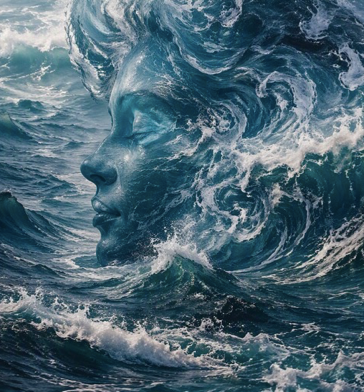
#> input picture src/assets/images/landing/poems_landing.png, 364 x 392 px
$ python -i prepare_images.py   (imports and definitions only)
#> lines starting #> are read from the running program, lines starting #| are printed output that depends on the picture
#> further down, picture is the input picture: PIL image 364x392 RGBA; mean R, G, B, A 76.1, 102.3, 115.5, 255
#!/usr/bin/env python3
"""Recorta al area de dibujo las ilustraciones que acompañan a los poemas.

Muchas de las imagenes de partida son capturas de pagina de otras ediciones:
llevan un marco blanco y, a menudo, la cabecera y el folio impresos dentro del
propio archivo ("EL HORIZONTE INTERIOR   EL RELOJERO   2"). Este script
localiza el rectangulo de dibujo y lo extrae, de modo que al libro solo entre
la ilustracion.

El detector estima el color de fondo de la pagina mirando los cuatro bordes y
marca como "dibujo" las filas y columnas en las que casi todos los pixeles se
apartan de ese fondo. Una linea de texto de cabecera no llega a esa densidad y
queda fuera; el bloque de dibujo, que es macizo, si la alcanza.
"""
from __future__ import annotations

import json
import sys
from collections import Counter
from pathlib import Path

from PIL import Image, ImageChops, ImageFilter

ROOT = Path(__file__).resolve().parents[2]
OUT = ROOT / "edicion_poesia" / "imagenes"

# Sitio donde dejar caer una lámina repintada. Si aquí hay un fichero con el id
# de la lámina (poema_frialdad2.png, libro1.jpg, lo que sea), se usa ese en
# lugar del de SOURCES y no se le busca recuadro: se da por hecho que ya viene
# limpio, sin cabecera ni folio impresos encima.
OVERRIDES = ROOT / "edicion_poesia" / "originales"
OVERRIDE_EXT = (".png", ".jpg", ".jpeg", ".webp", ".tif", ".tiff")

# id logico -> fichero de origen.
#
# Para cada poema se usa la ilustracion que muestra la web en la seccion de
# poesia (src/assets/images/poemas/, segun el mapa de IllustrationViewer.tsx).
# Los seis poemas de "Los ultimos libros" no tienen imagen propia en la web y
# se toman de la edicion ilustrada; el de "Lo que no cabe en un reloj" no tiene
# ilustracion en ninguna edicion y toma una lamina de la edicion en tapa dura.
SOURCES = {
    # la portada es la imagen de la seccion de poesia de la web
    "portada": "src/assets/images/landing/poems_landing.png",
    # libro primero: La arquitectura con un hueco
    "poema_arq1": "src/assets/images/poemas/el_archivista.png",
    "poema_arq2": "src/assets/images/poemas/el_relojero.png",
    "poema_arq3": "src/assets/images/poemas/el_luthier.png",
    "poema_arq4": "src/assets/images/poemas/la_cancion.png",
    "poema_arq5": "src/assets/images/poemas/clean_poema_arq1.png",
    "poema_arq6": "src/assets/images/poemas/clean_poema_arq2.png",
    "poema_arq7": "src/assets/images/poemas/clean_poema_arq3.png",
    "poema_arq8": "src/assets/images/poemas/clean_poema_arq4.png",
    "poema_burbuja": "edicion_ilustrada/images/poema_burbuja.jpg",
    # libro segundo: La frialdad de una ciudad apagada
    "poema_frialdad1": "src/assets/images/poemas/clean_frialdad_eco.jpg",
    "poema_frialdad2": "src/assets/images/poemas/clean_frialdad_muerte.jpg",
    "poema_frialdad3": "src/assets/images/poemas/clean_frialdad_vuelta.jpg",
    "poema_frialdad4": "src/assets/images/poemas/clean_frialdad_ciber.jpg",
    "poema_frialdad5": "src/assets/images/poemas/clean_frialdad_salida.jpg",
    "poema_frialdad6": "src/assets/images/poemas/clean_frialdad_montse.jpg",
    # libro tercero: Los ultimos libros
    "poema_camara_reloj": "edicion_tapadura/laminas/cap2.jpg",
    "poema_camara_espejo": "edicion_ilustrada/images/poema_espejo.jpg",
    "poema_camara_manos": "edicion_ilustrada/images/poema_manos.jpg",
    "poema_camara_coro": "edicion_ilustrada/images/poema_coro.jpg",
    "poema_camara_vecinos": "edicion_ilustrada/images/poema_vecinos.jpg",
    "poema_camara_cueva": "edicion_ilustrada/images/poema_cueva.jpg",
    # cierre
    "poema_glosario": "src/assets/images/poemas/clean_poema_glosario.png",
}

# Imagenes que ya son solo dibujo: no se les busca recuadro.
NO_CROP = {
    "portada",
    "poema_camara_reloj",
    "poema_frialdad1",
    "poema_frialdad2",
    "poema_frialdad3",
    "poema_frialdad4",
    "poema_frialdad5",
    "poema_frialdad6",
}

# Recortes fijos, en fraccion del lado, para las paginas cuyo dibujo ocupa todo
# el papel y lleva la cabecera impresa encima: ahi no hay margen que detectar.
MANUAL = {
    # el glosario es una pagina crema entera; se le quita la banda del titulo
    "poema_glosario": (0.0, 0.095, 1.0, 1.0),
}

# Cuanto debe apartarse un pixel del fondo para contar como dibujo. Las
# capturas que traen sombra de maqueta necesitan mas margen: la sombra es un
# gris claro que, con la tolerancia normal, se cuela dentro del recorte.
TOL = 8
TOL_OVERRIDE: dict[str, int] = {}

# Caja en la que build_interior.py coloca las laminas a pagina completa, en
# pulgadas, y resolucion a la que se quiere que queden una vez colocadas.
PLATE_W_IN = 4.85
PLATE_H_IN = 7.80
PLATE_RATIO = PLATE_W_IN / PLATE_H_IN
TARGET_DPI = 300

# Como poner de pie las laminas que vienen apaisadas. Una imagen apaisada en
# una caja vertical solo llena un tercio de la pagina; puesta de pie, la llena
# entera. Dos maneras, segun lo que aguante cada dibujo:
#
#   ("giro", -90)       gira la imagen entera un cuarto de vuelta. No se pierde
#                       nada, pero solo vale cuando el dibujo no tiene un
#                       arriba claro: una veta de madera, un yeso, un cristal
#                       empanado. Una silla o una bombilla giradas quedan
#                       tumbadas.
#   ("recorte", 0.45)   recorta a la proporcion de la caja conservando la
#                       vertical. El numero dice por donde: 0 es pegado a la
#                       izquierda, 0,5 el centro, 1 la derecha. Se pierde
#                       ancho, asi que se elige el encuadre que deja al sujeto
#                       entero y centrado.
ORIENT = {
    # libro primero
    "poema_arq5": ("recorte", 0.50),        # la burbuja, entre las dos manos
    "poema_arq6": ("recorte", 0.45),        # el remero, con el remo entrando en el agua
    # libro segundo
    "poema_frialdad1": ("giro", -90),       # el cable baja y muere en el punto
    "poema_frialdad2": ("recorte", 0.50),   # la silla, sobre el agujero negro
    "poema_frialdad3": ("giro", -90),       # la llave, con el ojo arriba
    "poema_frialdad4": ("recorte", 0.50),   # la bombilla, colgando del borde
    "poema_frialdad5": ("recorte", 0.50),   # la pastilla, grande y centrada
    "poema_frialdad6": ("giro", -90),       # el cristal empanado, pura textura
    # cierre
    "poema_glosario": ("recorte", 0.50),    # la pagina de objetos
}
DENSITY = 0.80  # fraccion de la fila o columna que debe ser dibujo


# [52 lines left out: functions _longest_true_run, content_box, to_portrait, not called in this run]


def to_print_size(im: Image.Image) -> Image.Image:
    """Sube la imagen hasta los 300 ppp que pide KDP al tamaño en que se coloca.

    Los originales rondan los mil pixeles de lado, asi que a pagina completa se
    quedan entre 115 y 285 ppp. Ampliar no inventa detalle, pero evita que el
    revisor de KDP marque la pagina y, sobre todo, deja la interpolacion en
    nuestras manos —Lanczos con una mascara de enfoque suave y un grano muy
    fino— en lugar de en las del RIP de la imprenta.
    """
    w, h = im.size
#> w = 364; h = 392
    fit = min(PLATE_W_IN / w, PLATE_H_IN / h)   # pulgadas por pixel al colocarla
#> fit = 0.0133
    factor = fit * TARGET_DPI
#> factor = 4
    if factor <= 1.01:
        return im
    target_h = round(h * factor)
#> target_h = 1567
    while im.height < target_h:
        step = min(2.0, target_h / im.height)
        im = im.resize((round(im.width * step), round(im.height * step)), Image.LANCZOS)
        im = im.filter(ImageFilter.UnsharpMask(radius=1.5, percent=50, threshold=3))
#> this loop made 2 passes
#> pass 2, in to_print_size, `im = im.resize((round(im.width * step), round(im.height * step)), Imag..`:
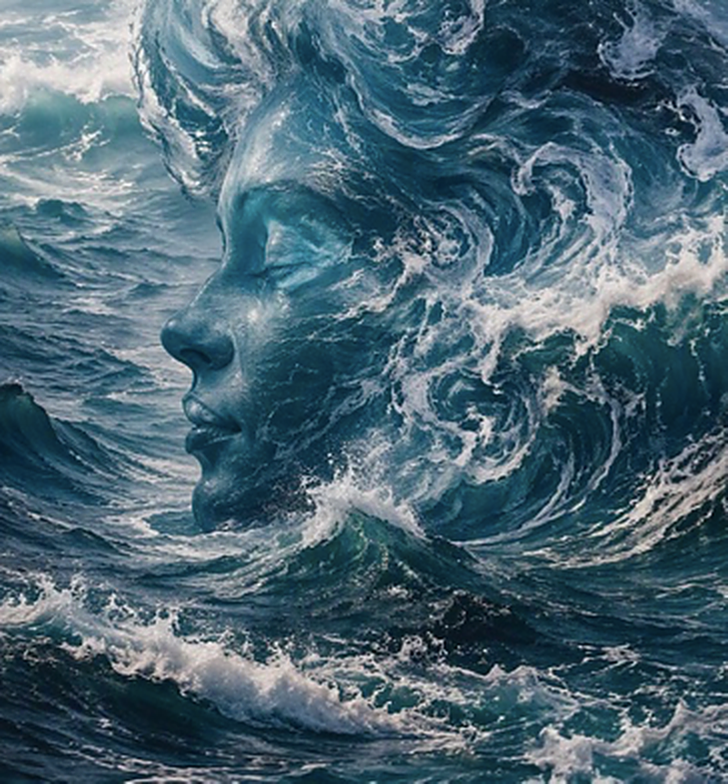
#> im: PIL image 1455x1567 RGBA (shown at 1/2 size); mean R, G, B, A 76.2, 102.3, 115.6, 255
    noise = Image.effect_noise(im.size, 6).convert("L")
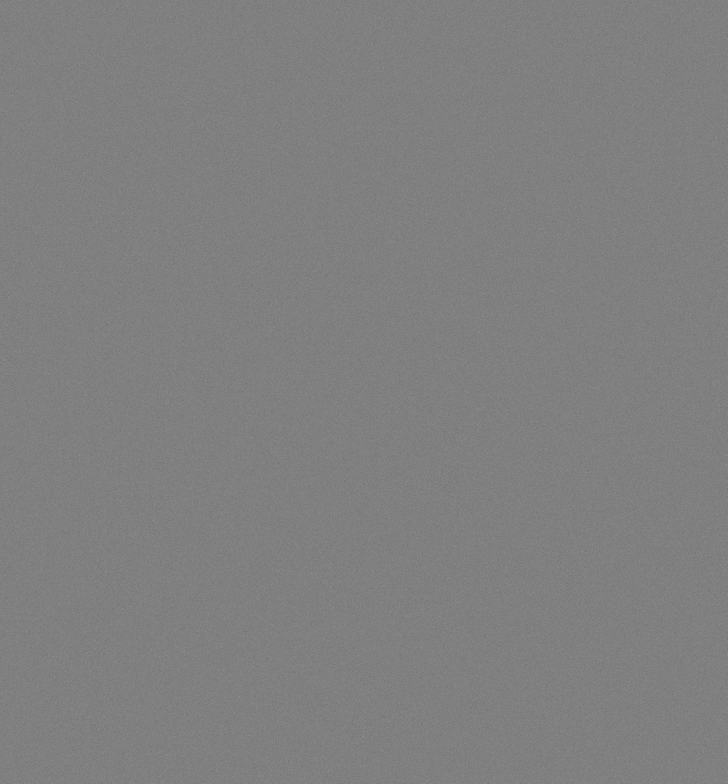
#> noise: PIL image 1455x1567 L (shown at 1/2 size); min 96, max 156, mean 127.5
    noise = Image.merge("RGB", (noise, noise, noise)).point(lambda v: 120 + (v - 128) // 4)
#> noise: PIL image 1455x1567 RGB
#> (the run stopped early here; a loop or call above may not have finished)
